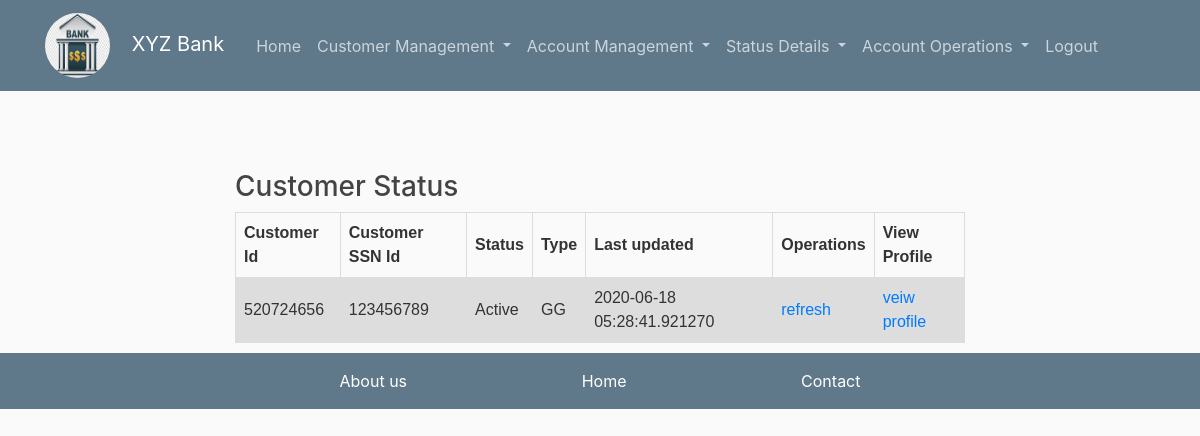
Screenshot of /status/cust (signed in) with the database file from the repository.
### flaskblog/models.py (models this page shows, shortened)
class Customer(db.Model):
    __tablename__ = 'customer'
    id = db.Column(db.Integer, primary_key=True)
    cid = db.Column(db.Integer, unique=True, )
    ssnid = db.Column(db.Integer,unique=True, nullable=False, )
    name = db.Column(db.String(20), nullable=False)
    age = db.Column(db.String(100), nullable=False)
    address = db.Column(db.String(100), nullable=False)
    city = db.Column(db.String(100), nullable=False)
    state= db.Column(db.String(100), nullable=False)
    status = db.Column(db.String(100),nullable= False)
    last_updated = db.Column(db.DateTime,nullable = False, default = datetime.utcnow)
    customerstatus = db.relationship('Customerstatus', backref='customersts', lazy='dynamic',primaryjoin="and_(Customer.ssnid==Customerstatus.cssnid,Customer.cid==Customerstatus.ccid,Customer.status==Customerstatus.cstatus)")
    accountrelo=db.relationship('Account',backref='custm',lazy=True)

### flaskblog/routes.py (the view)
@app.route("/status/<tags>",methods=['POST','GET'])
@login_required
def status(tags):
    if tags=='cust':
        data=Customer.query.all()
    elif tags=='acc':
        data=Account.query.all()
    return render_template('customer/customer_accstatus.html',tag=tags,items=data,legend='Account statement' ,title='Withdraw')

### flaskblog/models.py (called while the page is built)
@login_manager.user_loader
def load_user(user_id):
    return User.query.get(int(user_id))

### flaskblog/templates/customer/customer_accstatus.html (shortened to what this page needs)
{%extends 'layout.html'%}
{%block content%}
    {%if tag=="cust"%}
        <div><h3>
            Customer Status
        </h3></div>
        <div id="customertables" style="padding-bottom: 10px; display: block;">
            <table>
                <tr>
                <th>Customer Id</th>
                <th>Customer SSN Id</th>
                <th>Status</th>
                <th>Type</th>
                <th>Last updated</th>
                <th>Operations</th>
                <th>View Profile</th>
                </tr>
                {% for item in items%}
                    <tr>
                        <td>{{item.cid}}</td>
                        <td>{{item.ssnid}}</td>
                        <td>{{item.status}}</td>
                        <td>GG</td>
                        <td>{{item.last_updated}}</td>
                        <td><a href="/">refresh</a></td>
                        <td><a href="#">veiw profile</a></td>
                    </tr>
                {%endfor%}
            </table>
        </div>
    {%endif%}
{%endblock content%}

### flaskblog/static/main.css (style rules this page uses)
html,body { background: #fafafa; color: #333333; margin-top: 5rem; }
h1, h2, h3, h4, h5, h6 { color: #444444; }
table { font-family: arial, sans-serif; border-collapse: collapse; width: 100%; }
td, th { border: 1px solid #dddddd; text-align: left; padding: 8px; }
tr:nth-child(even) { background-color: #dddddd; }

### rows the page displays
Customer: cid "520724656", ssnid "123456789", status "Active", last_updated "2020-06-18 05:28:41.921270"
